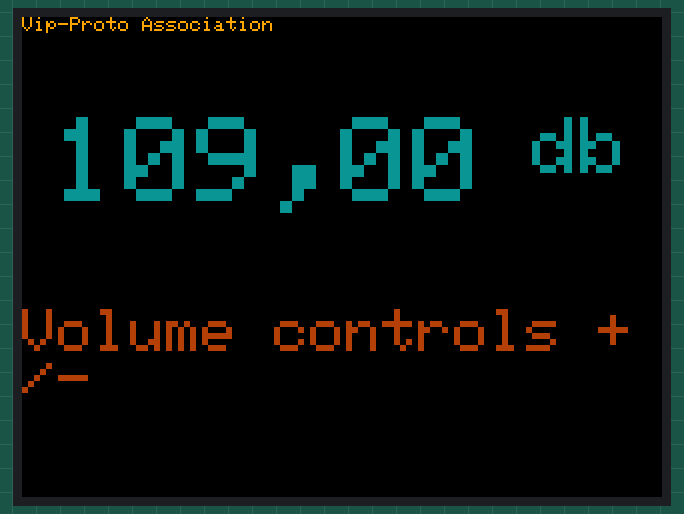
A sketch run on a simulated Arduino Uno, built with avr-gcc and run on an emulated ATmega328P. Parts: 320×240 colour display. What the sketch prints to the serial monitor is not drawn.

Above: at 0.4 s.
At 3.5 s:
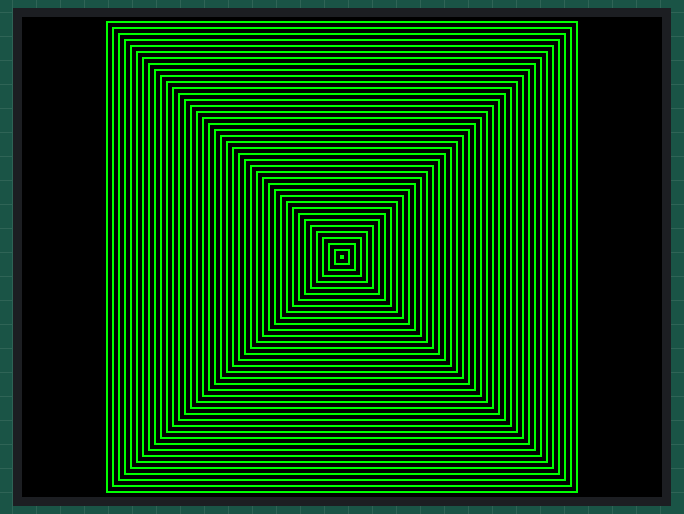
At 4.2 s:
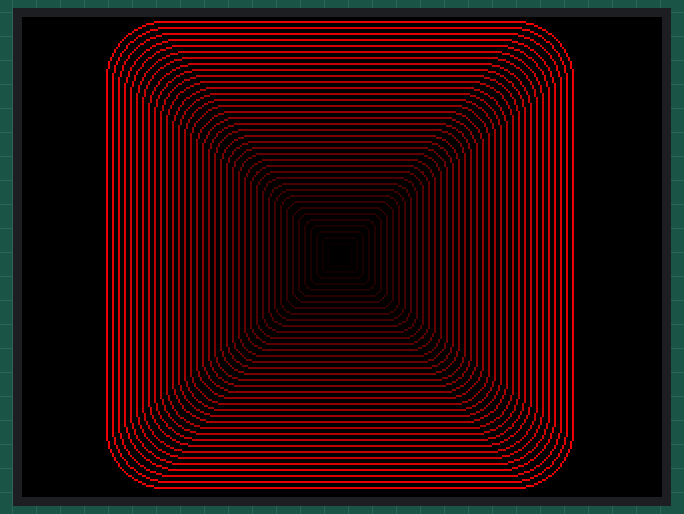
At 4.8 s:
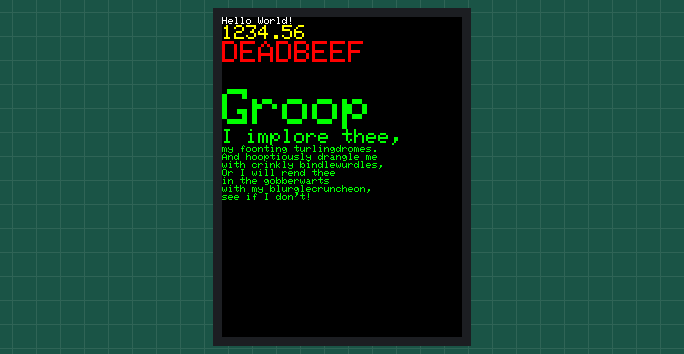
At 5.9 s:
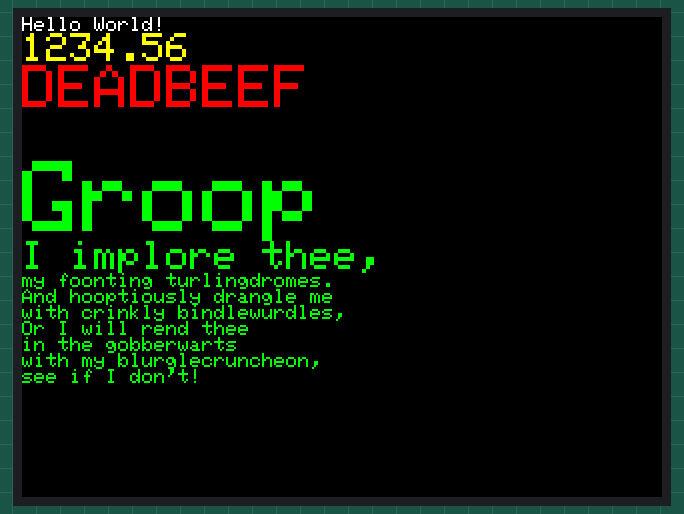

Measured:
- by itself, everything shown: repeats every 2.2 s, in 4 steps
- what the display in image 1 shows lasts 0.7 s, from 3.4 s to 4.1 s
- what the display in image 2 shows lasts 0.5 s, from 4.1 s to 4.6 s
- what the display in image 3 shows lasts 1.0 s, from 4.7 s to 5.7 s

The sketch:

UI_Build_test.ino
```cpp
#include "SPI.h"
#include "Adafruit_GFX.h"
#include "Adafruit_ILI9341.h"

Adafruit_ILI9341 tft = Adafruit_ILI9341(10, 9, 11, 13, 8, 12);
void setup() {
  Serial.begin(9600);
  Serial.println("ILI9341 Test!");

  tft.begin();

  Serial.print(F("Text                     "));
  Serial.println(testText2());
  delay(3000);

  Serial.print(F("Rectangles (outline)     "));
  Serial.println(testRects(ILI9341_GREEN));
  delay(500);

  Serial.print(F("Rounded rects (outline)  "));
  Serial.println(testRoundRects());
  delay(500);

}

unsigned long testText2() {
  tft.setRotation(1);
  tft.fillScreen(ILI9341_BLACK);
  unsigned long start = micros();
  tft.setCursor(0, 0);
  tft.setTextColor(ILI9341_ORANGE);
  tft.setTextSize(1);
  tft.print("Vip-Proto Association");
  tft.setCursor(15, 50);

//  tft.setTextColor(ILI9341_RED);
//  tft.setTextSize(7);
//  tft.println("105,00 db");

    tft.setTextColor(0x010cb2);
  tft.setTextSize(6);
  tft.print("105,00");
  tft.setTextSize(4);
  tft.println(" db\n\n");

      tft.setTextColor(0x8bb201);
  tft.setTextSize(3);
  tft.println("Volume controls +/-");

//    tft.setTextColor(ILI9341_DARKGREEN);
//  tft.setTextSize(9);
//  tft.println("105,00 db");


    tft.fillScreen(ILI9341_BLACK);
  tft.setCursor(0, 0);
  tft.setTextColor(ILI9341_ORANGE);
  tft.setTextSize(1);
  tft.print("Vip-Proto Association");
  tft.setCursor(15, 50);

//  tft.setTextColor(ILI9341_RED);
//  tft.setTextSize(7);
//  tft.println("105,00 db");

    tft.setTextColor(0x010cb2);
  tft.setTextSize(6);
  tft.print("109,00");
  tft.setTextSize(4);
  tft.println(" db\n\n");

      tft.setTextColor(0x8bb201);
  tft.setTextSize(3);
  tft.println("Volume controls +/-");
  return micros() - start;
}

unsigned long testText() {
  tft.fillScreen(ILI9341_BLACK);
  unsigned long start = micros();
  tft.setCursor(0, 0);
  tft.setTextColor(ILI9341_WHITE);  tft.setTextSize(1);
  tft.println("Hello World!");
  tft.setTextColor(ILI9341_YELLOW); tft.setTextSize(2);
  tft.println(1234.56);
  tft.setTextColor(ILI9341_RED);    tft.setTextSize(3);
  tft.println(0xDEADBEEF, HEX);
  tft.println();
  tft.setTextColor(ILI9341_GREEN);
  tft.setTextSize(5);
  tft.println("Groop");
  tft.setTextSize(2);
  tft.println("I implore thee,");
  tft.setTextSize(1);
  tft.println("my foonting turlingdromes.");
  tft.println("And hooptiously drangle me");
  tft.println("with crinkly bindlewurdles,");
  tft.println("Or I will rend thee");
  tft.println("in the gobberwarts");
  tft.println("with my blurglecruncheon,");
  tft.println("see if I don't!");
  return micros() - start;
}

unsigned long testRects(uint16_t color) {
  unsigned long start;
  int           n, i, i2,
                cx = tft.width()  / 2,
                cy = tft.height() / 2;

  tft.fillScreen(ILI9341_BLACK);
  n     = min(tft.width(), tft.height());
  start = micros();
  for(i=2; i<n; i+=6) {
    i2 = i / 2;
    tft.drawRect(cx-i2, cy-i2, i, i, color);
  }

  return micros() - start;
}

unsigned long testRoundRects() {
  unsigned long start;
  int           w, i, i2,
                cx = tft.width()  / 2 - 1,
                cy = tft.height() / 2 - 1;

  tft.fillScreen(ILI9341_BLACK);
  w     = min(tft.width(), tft.height());
  start = micros();
  for(i=0; i<w; i+=6) {
    i2 = i / 2;
    tft.drawRoundRect(cx-i2, cy-i2, i, i, i/8, tft.color565(i, 0, 0));
  }

  return micros() - start;
}

void loop(void) {
  for(uint8_t rotation=0; rotation<4; rotation++) {
    tft.setRotation(rotation);
    testText();
    delay(1000);
  }
}
```
